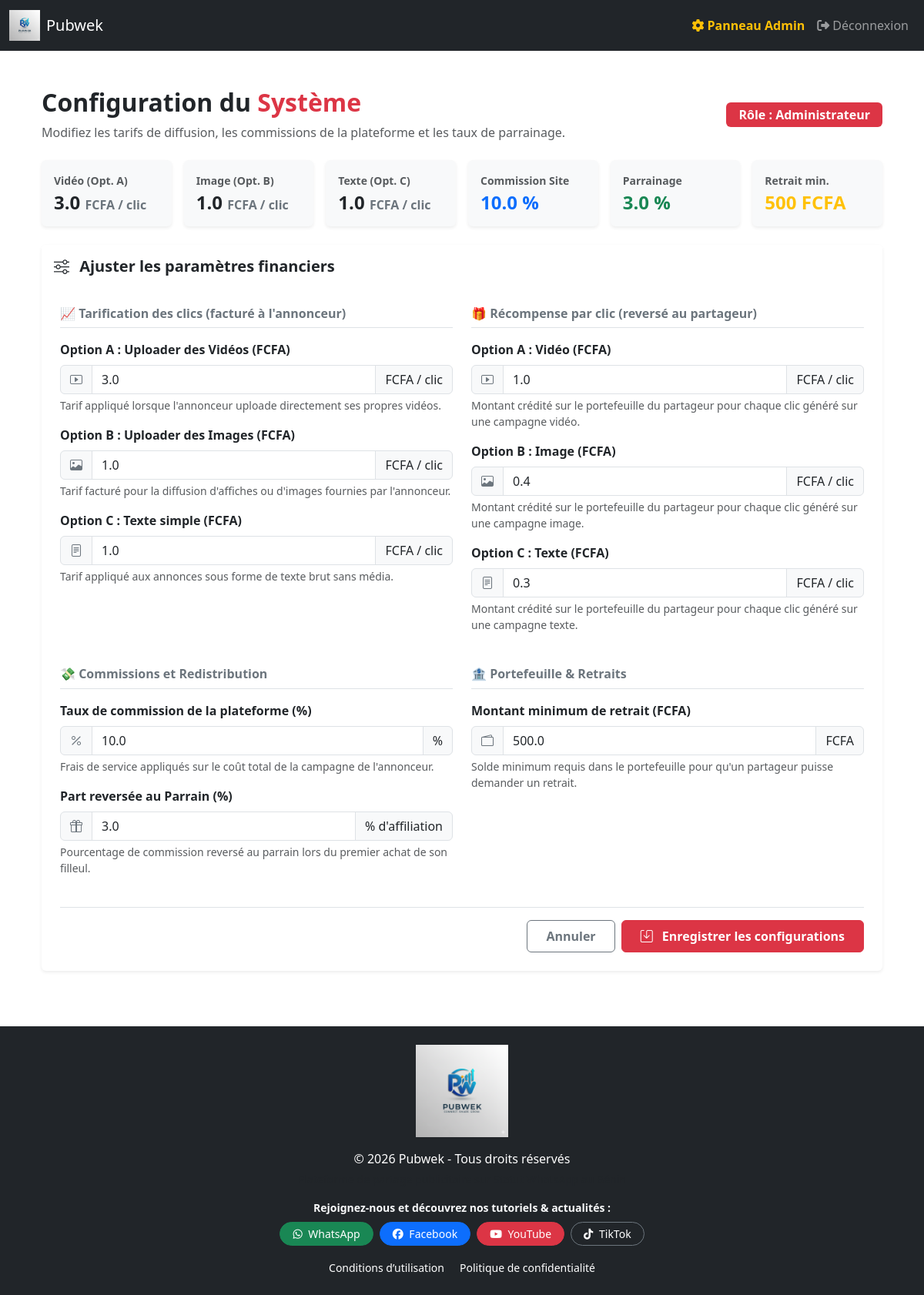
The app's page /admin/settings (signed in) with its own data.
### models.py (models this page shows, shortened)
class SystemConfig(db.Model):
    __tablename__ = "system_config"
    id = db.Column(db.Integer, primary_key=True)
    cost_per_click_video = db.Column(db.Float, default=3.0)  # Option A : Vidéo
    cost_per_click_photo = db.Column(db.Float, default=1.0)  # Option B : Photo / Image
    cost_per_click_text = db.Column(db.Float, default=1.0)   # Option C : Texte statut pro
    reward_per_click_video = db.Column(db.Float, default=1.0)  # Option A : Vidéo
    reward_per_click_photo = db.Column(db.Float, default=0.4)  # Option B : Photo / Image
    reward_per_click_text = db.Column(db.Float, default=0.3)   # Option C : Texte statut pro
    commission_rate = db.Column(db.Float, default=10.0)     # Par défaut 10%
    referral_reward_rate = db.Column(db.Float, default=3.0) # Par défaut 3% du montant total de la commission
    minimum_withdrawal_amount = db.Column(db.Float, default=500.0)
    updated_at = db.Column(db.DateTime, default=datetime.utcnow, onupdate=datetime.utcnow)
    @classmethod
    def get_config(cls):
        config = cls.query.first()
        return config

### main.py (the view, shortened to what this page needs)
@app.route("/admin/settings", methods=["GET", "POST"])
@login_required
def admin_settings():
    verifier_droits_admin("configurer_tarifs")
    from models import SystemConfig
    config = SystemConfig.get_config()
    return render_template("admin_settings.html", config=config)

### templates/admin_settings.html (shortened to what this page needs)
{% extends "base.html" %}
{% block content %}
<div class="container py-4">
    <div class="d-flex justify-content-between align-items-center mb-4">
        <div>
            <h2 class="fw-bold text-dark">Configuration du <span class="text-danger">Système</span></h2>
            <p class="text-muted mb-0">Modifiez les tarifs de diffusion, les commissions de la plateforme et les taux de parrainage.</p>
        </div>
        <span class="badge bg-danger px-3 py-2 fs-6">Rôle : Administrateur</span>
    </div>
    <div class="row g-3 mb-4">
        <div class="col-6 col-md">
            <div class="card border-0 shadow-sm h-100 bg-light">
                <div class="card-body p-3">
                    <small class="text-muted fw-semibold d-block text-truncate">Vidéo (Opt. A)</small>
                    <h4 class="fw-bold text-dark mt-1 mb-0">{{ config.cost_per_click_video }} <span class="fs-6 text-secondary">FCFA / clic</span></h4>
                </div>
            </div>
        </div>
        <div class="col-6 col-md">
            <div class="card border-0 shadow-sm h-100 bg-light">
                <div class="card-body p-3">
                    <small class="text-muted fw-semibold d-block text-truncate">Image (Opt. B)</small>
                    <h4 class="fw-bold text-dark mt-1 mb-0">{{ config.cost_per_click_photo }} <span class="fs-6 text-secondary">FCFA / clic</span></h4>
                </div>
            </div>
        </div>
        <div class="col-6 col-md">
            <div class="card border-0 shadow-sm h-100 bg-light">
                <div class="card-body p-3">
                    <small class="text-muted fw-semibold d-block text-truncate">Texte (Opt. C)</small>
                    <h4 class="fw-bold text-dark mt-1 mb-0">{{ config.cost_per_click_text }} <span class="fs-6 text-secondary">FCFA / clic</span></h4>
                </div>
            </div>
        </div>
        <div class="col-6 col-md">
            <div class="card border-0 shadow-sm h-100 bg-light">
                <div class="card-body p-3">
                    <small class="text-muted fw-semibold d-block text-truncate">Commission Site</small>
                    <h4 class="fw-bold text-primary mt-1 mb-0">{{ config.commission_rate }} %</h4>
                </div>
            </div>
        </div>
        <div class="col-6 col-md">
            <div class="card border-0 shadow-sm h-100 bg-light">
                <div class="card-body p-3">
                    <small class="text-muted fw-semibold d-block text-truncate">Parrainage</small>
                    <h4 class="fw-bold text-success mt-1 mb-0">{{ config.referral_reward_rate }} %</h4>
                </div>
            </div>
        </div>
        <div class="col-12 col-md">
            <div class="card border-0 shadow-sm h-100 bg-light">
                <div class="card-body p-3">
                    <small class="text-muted fw-semibold d-block text-truncate">Retrait min.</small>
                    <h4 class="fw-bold text-warning mt-1 mb-0">{{ config.minimum_withdrawal_amount | int }} FCFA</h4>
                </div>
            </div>
        </div>
    </div>
    <div class="card border-0 shadow-sm">
        <div class="card-header bg-white py-3 border-0">
            <h5 class="fw-bold text-dark mb-0"><i class="bi bi-sliders me-2"></i> Ajuster les paramètres financiers</h5>
        </div>
        <div class="card-body p-4">
            <form action="{{ url_for('admin_settings') }}" method="POST" class="needs-validation" novalidate>
                <div class="row g-4">
                    <div class="col-md-6">
                        <h6 class="fw-bold text-secondary mb-3 pb-2 border-bottom">📈 Tarification des clics (facturé à l'annonceur)</h6>
                        <div class="mb-3">
                            <label for="cost_per_click_video" class="form-label fw-semibold">Option A : Uploader des Vidéos (FCFA)</label>
                            <div class="input-group">
                                <span class="input-group-text bg-light text-secondary"><i class="bi bi-play-btn"></i></span>
                                <input type="number" step="0.01" min="0" class="form-control" id="cost_per_click_video" name="cost_per_click_video" value="{{ config.cost_per_click_video }}" required>
                                <span class="input-group-text">FCFA / clic</span>
                            </div>
                            <div class="form-text small">Tarif appliqué lorsque l'annonceur uploade directement ses propres vidéos.</div>
                        </div>
                        <div class="mb-3">
                            <label for="cost_per_click_photo" class="form-label fw-semibold">Option B : Uploader des Images (FCFA)</label>
                            <div class="input-group">
                                <span class="input-group-text bg-light text-secondary"><i class="bi bi-image"></i></span>
                                <input type="number" step="0.01" min="0" class="form-control" id="cost_per_click_photo" name="cost_per_click_photo" value="{{ config.cost_per_click_photo }}" required>
                                <span class="input-group-text">FCFA / clic</span>
                            </div>
                            <div class="form-text small">Tarif facturé pour la diffusion d'affiches ou d'images fournies par l'annonceur.</div>
                        </div>
                        <div class="mb-3">
                            <label for="cost_per_click_text" class="form-label fw-semibold">Option C : Texte simple (FCFA)</label>
                            <div class="input-group">
                                <span class="input-group-text bg-light text-secondary"><i class="bi bi-file-text"></i></span>
                                <input type="number" step="0.01" min="0" class="form-control" id="cost_per_click_text" name="cost_per_click_text" value="{{ config.cost_per_click_text }}" required>
                                <span class="input-group-text">FCFA / clic</span>
                            </div>
                            <div class="form-text small">Tarif appliqué aux annonces sous forme de texte brut sans média.</div>
                        </div>
                    </div>
                    <div class="col-md-6">
                        <h6 class="fw-bold text-secondary mb-3 pb-2 border-bottom">🎁 Récompense par clic (reversé au partageur)</h6>
                        <div class="mb-3">
                            <label for="reward_per_click_video" class="form-label fw-semibold">Option A : Vidéo (FCFA)</label>
                            <div class="input-group">
                                <span class="input-group-text bg-light text-secondary"><i class="bi bi-play-btn"></i></span>
                                <input type="number" step="0.01" min="0" class="form-control" id="reward_per_click_video" name="reward_per_click_video" value="{{ config.reward_per_click_video }}" required>
                                <span class="input-group-text">FCFA / clic</span>
                            </div>
                            <div class="form-text small">Montant crédité sur le portefeuille du partageur pour chaque clic généré sur une campagne vidéo.</div>
                        </div>
                        <div class="mb-3">
                            <label for="reward_per_click_photo" class="form-label fw-semibold">Option B : Image (FCFA)</label>
                            <div class="input-group">
                                <span class="input-group-text bg-light text-secondary"><i class="bi bi-image"></i></span>
                                <input type="number" step="0.01" min="0" class="form-control" id="reward_per_click_photo" name="reward_per_click_photo" value="{{ config.reward_per_click_photo }}" required>
                                <span class="input-group-text">FCFA / clic</span>
                            </div>
                            <div class="form-text small">Montant crédité sur le portefeuille du partageur pour chaque clic généré sur une campagne image.</div>
                        </div>
                        <div class="mb-3">
                            <label for="reward_per_click_text" class="form-label fw-semibold">Option C : Texte (FCFA)</label>
                            <div class="input-group">
                                <span class="input-group-text bg-light text-secondary"><i class="bi bi-file-text"></i></span>
                                <input type="number" step="0.01" min="0" class="form-control" id="reward_per_click_text" name="reward_per_click_text" value="{{ config.reward_per_click_text }}" required>
                                <span class="input-group-text">FCFA / clic</span>
                            </div>
                            <div class="form-text small">Montant crédité sur le portefeuille du partageur pour chaque clic généré sur une campagne texte.</div>
                        </div>
                    </div>
                </div>
                <div class="row g-4 mt-1">
                    <div class="col-md-6">
                        <h6 class="fw-bold text-secondary mb-3 pb-2 border-bottom">💸 Commissions et Redistribution</h6>
                        <div class="mb-3">
                            <label for="commission_rate" class="form-label fw-semibold">Taux de commission de la plateforme (%)</label>
                            <div class="input-group">
                                <span class="input-group-text bg-light text-secondary"><i class="bi bi-percent"></i></span>
                                <input type="number" step="0.1" min="0" max="100" class="form-control" id="commission_rate" name="commission_rate" value="{{ config.commission_rate }}" required>
                                <span class="input-group-text">%</span>
                            </div>
                            <div class="form-text small">Frais de service appliqués sur le coût total de la campagne de l'annonceur.</div>
                        </div>
                        <div class="mb-3">
                            <label for="referral_reward_rate" class="form-label fw-semibold">Part reversée au Parrain (%)</label>
                            <div class="input-group">
                                <span class="input-group-text bg-light text-secondary"><i class="bi bi-gift"></i></span>
                                <input type="number" step="0.1" min="0" max="100" class="form-control" id="referral_reward_rate" name="referral_reward_rate" value="{{ config.referral_reward_rate }}" required>
                                <span class="input-group-text">% d'affiliation</span>
                            </div>
                            <div class="form-text small">Pourcentage de commission reversé au parrain lors du premier achat de son filleul.</div>
                        </div>
                    </div>
                    <div class="col-md-6">
                        <h6 class="fw-bold text-secondary mb-3 pb-2 border-bottom">🏦 Portefeuille & Retraits</h6>
                        <div class="mb-3">
                            <label for="minimum_withdrawal_amount" class="form-label fw-semibold">Montant minimum de retrait (FCFA)</label>
                            <div class="input-group">
                                <span class="input-group-text bg-light text-secondary"><i class="bi bi-wallet2"></i></span>
                                <input type="number" step="1" min="0" class="form-control" id="minimum_withdrawal_amount" name="minimum_withdrawal_amount" value="{{ config.minimum_withdrawal_amount }}" required>
                                <span class="input-group-text">FCFA</span>
                            </div>
                            <div class="form-text small">Solde minimum requis dans le portefeuille pour qu'un partageur puisse demander un retrait.</div>
                        </div>
                    </div>
                </div>
                <div class="d-flex justify-content-end gap-2 mt-4 pt-3 border-top">
                    <a href="{{ url_for('index') }}" class="btn btn-outline-secondary px-4 py-2 fw-semibold">Annuler</a>
                    <button type="submit" class="btn btn-danger px-4 py-2 fw-semibold">
                        <i class="bi bi-save me-2"></i> Enregistrer les configurations
                    </button>
                </div>
            </form>
        </div>
    </div>
</div>
<link rel="stylesheet" href="https://cdn.jsdelivr.net/npm/bootstrap-icons@1.11.1/font/bootstrap-icons.css">
{% endblock %}

### records on screen
SystemConfig: cost_per_click_video "3.0", cost_per_click_photo "1.0", cost_per_click_text "1.0", commission_rate "10.0", referral_reward_rate "3.0", minimum_withdrawal_amount "500", reward_per_click_video "1.0", reward_per_click_photo "0.4", reward_per_click_text "0.3", minimum_withdrawal_amount "500.0"

### other values on screen
{{ current_year if current_year else 2026 }} "2026"
